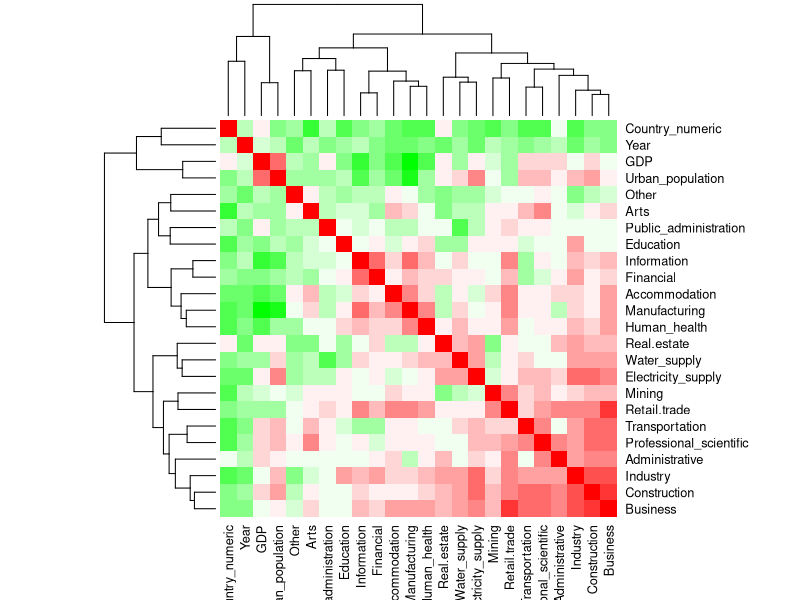
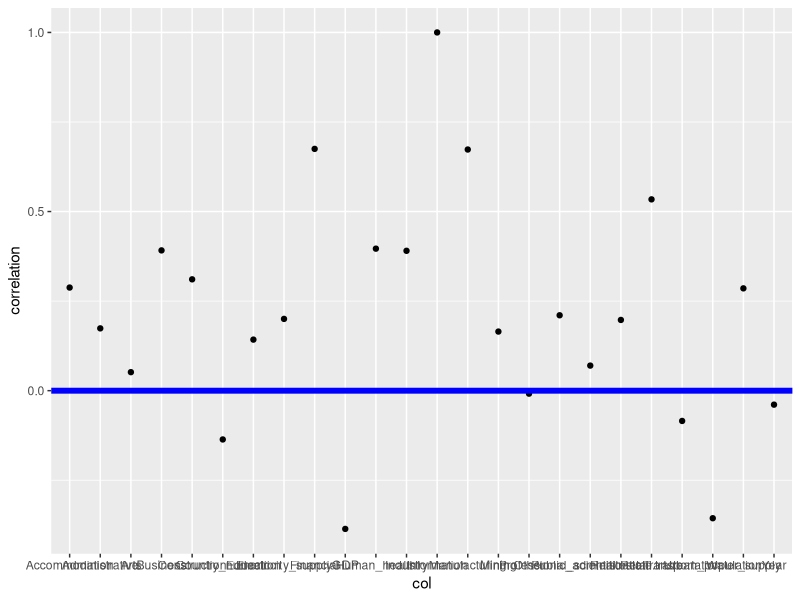
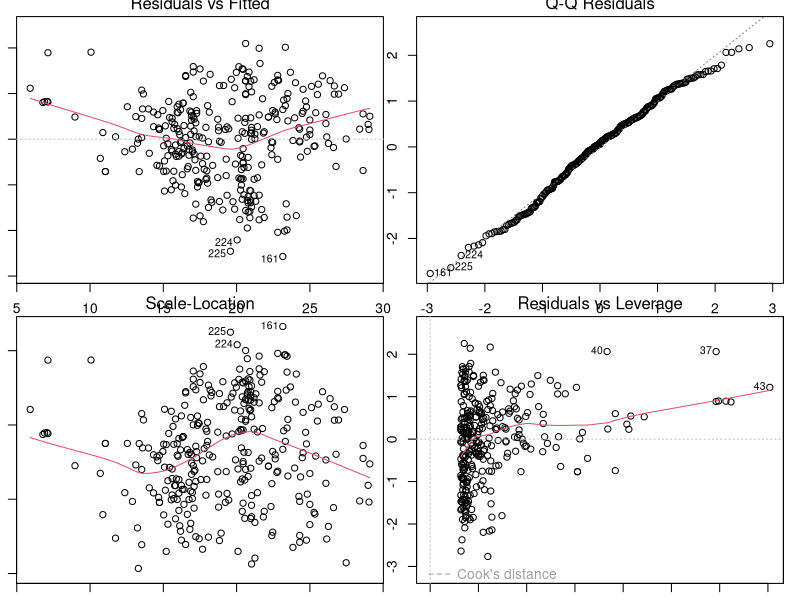
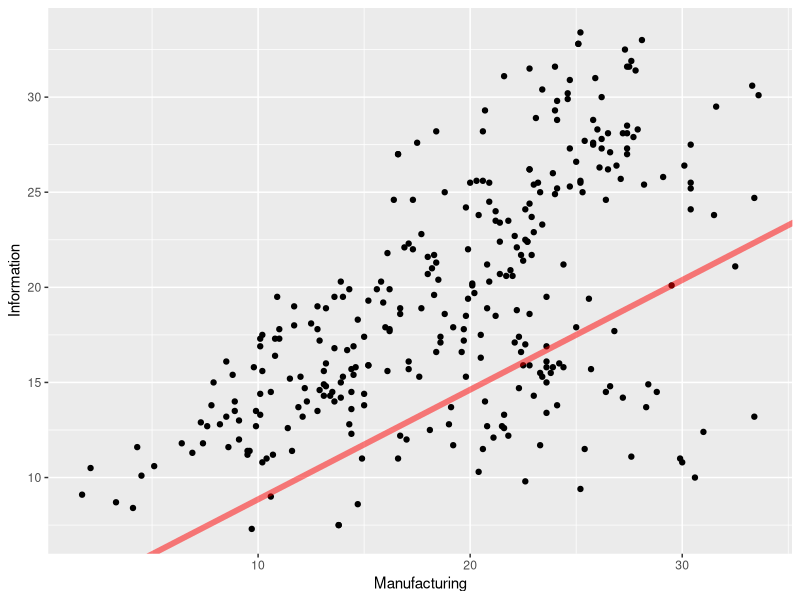
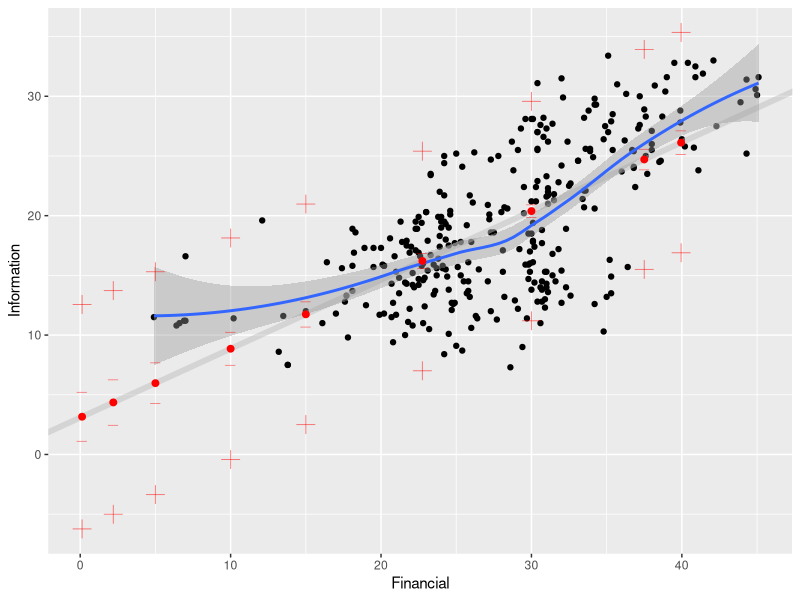

Write R code to recreate these figures, in order.
update.packages()
##library(MASS)
##library(ISLR)
library(tidyverse)
library(ggplot2)


#Let' have a look at the correlations
pay_gap_Europe <- read.csv("pay_gap_Europe.csv")

#create a new column with the country
pay_gap_Europe$Country_factor <- as.factor(pay_gap_Europe$Country)
#give to each country a qualitative value
pay_gap_Europe$Country_numeric <- as.numeric(pay_gap_Europe$Country_factor) - 1
pay_gap_Europe

#remove from the past dataset the qualitative values
pay_gap<-subset(pay_gap_Europe,select=-c(Country, Country_factor) )
pay_gap

#cor(na.omit(pay_gap))

#see the correlation of pay_gap
pay_gap.corr<-cor(na.omit(pay_gap))
pay_gap.corr

#Make a graph for the correlation
palette=colorRampPalette(c("green", "white", "red")) (20)
heatmap(x=pay_gap.corr,col = palette, symm = TRUE)

##EZ ERABILI HAU
# Subset the correlation matrix to include only 'Year', 'GDP' and 'Urban_population" 'Country' and "GDP in Information, 'Business'"
#informationSector <- select(pay_gap, Year, GDP, Urban_population, Information, Country_numeric)
#informationSector
#see the correlation of pay_gap
#matrixInf<-cor(na.omit(informationSector))
#matrixInf


#we concentrate on the "Information"  as output for the regression
correlation<-pay_gap.corr[,'Information']
col<-colnames(pay_gap.corr)
inf.corr<-tibble(col, correlation)

ggplot(data=inf.corr) + geom_point(aes(x=col, y=correlation)) + geom_hline(yintercept=0, color="blue", size=2)



#strating with the Manufacturing correlated variable as predictor
lm1 <- lm(Information~Financial,data=pay_gap)

lm1
summary(lm1)

par(mar=c(1, 1, 1, 1)); par(mfrow=c(2,2)); plot(lm1); par(mfrow=c(1,1));

ggplot() + geom_point(data=pay_gap, aes(x=Manufacturing, y=Information)) +#coord_cartesian(ylim=c(0,35))+
  geom_abline(intercept=coef(lm1)[1], slope=coef(lm1)[2], size=2, color="red", alpha=0.5)
##

#Let's do some predictions
idx <- c(0.125, 2.2, 5, 10, 15, 22.75, 30, 37.5, 39.95)
pred1 <- predict(lm1,data.frame(Financial=idx), interval="prediction")
pred2 <- predict(lm1,data.frame(Financial=idx), interval="confidence")

pred.frame <-  tibble(idx,pred1[,"fit"],pred1[,"lwr"],pred1[,"upr"],pred2[,"lwr"],pred2[,"upr"])
colnames(pred.frame) <- c("x","y","y_min","y_max","conf_min","conf_max")

ggplot(data=pay_gap) +  geom_point(data=pay_gap, aes(x=Financial, y=Information)) + 
  geom_abline(intercept=coef(lm1)[1], slope=coef(lm1)[2], size=2, color="grey", alpha=0.5) + 
  geom_smooth(data=pay_gap, aes(x=Financial, y=Information)) +
  geom_point(data=pred.frame, aes(x=x, y=y),color="red", size=2) +
  geom_point(data=pred.frame, aes(x=x, y=y_min),color="red", size=4, alpha=0.5, shape =3) +
  geom_point(data=pred.frame, aes(x=x, y=y_max),color="red", size=4, alpha=0.5, shape =3) +
  geom_point(data=pred.frame, aes(x=x, y=conf_min),color="red", size=4, alpha=0.5, shape =95) +
  geom_point(data=pred.frame, aes(x=x, y=conf_max),color="red", size=4, alpha=0.5, shape =95)

#let's have a look at the variable correlation with GDP, in graphical format
#ggplot(data=inf.corr) + geom_point(aes(x=col, y=correlation)) + geom_hline(yintercept=0, color="blue", size=2)

#second model, including also "Manufacturing" 
lm2 <- lm(Information~Financial+Manufacturing,data=pay_gap)

summary(lm2)

#extending further, including also "Retail.trade"
lm3 <- lm(Information~Financial+Manufacturing+Retail.trade,data=pay_gap)

summary(lm3)

# what about using ALL the avaialble variables as predictor set (BAD IDEA, in general)
lm.tot <- lm(Information~.,data=pay_gap)

summary(lm.tot)

#let's prune off the one not significant in the model 
#  --> WE EXPECT this to be the BEST model possible, from the predictive point of view...
lm.red <- lm(Information~.-GDP-Industry-Accommodation-Human_health-Other-Country_numeric,data=pay_gap)

summary(lm.red)

#we have still non significant variables, so we are going to take off
lm.red2 <- lm(Information~.-GDP-Industry-Accommodation-Human_health-Other-
                Country_numeric-Business-Mining-Retail.trade-Real.estate-Public_administration,data=pay_gap)

summary(lm.red2)

#let's see what happens when we remove other predictors, starting from the less significant ones
lm.red3 <- lm(Information~.-GDP-Industry-Accommodation-Human_health-Other-
                Country_numeric-Business-Mining-Retail.trade-Real.estate-
                Public_administration-Electricity_supply-Water_supply-Education,data=pay_gap)


summary(lm.red3)

#let's compare the models obtained, in a structured way
anova(lm1, lm2, lm3) #lm2 is a good model
anova(lm.red2, lm.red3,lm.red, lm.tot) #lm.red3, and lm.red are good models
#best one lm.red3




